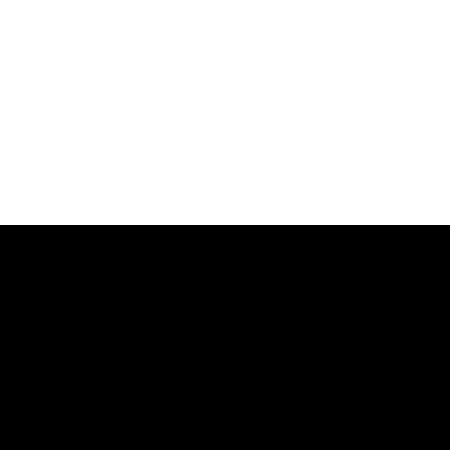
#> input picture images/horizontal.tif, 450 x 450 px, found by its file name
$ python logical_operarions.py
#> lines starting #> are read from the running program, lines starting #| are printed output that depends on the picture; after the words box and inside, x2 and y2 are one past the last pixel; in counts of white or black regions, pixels touching at a corner belong together
import cv2
import math, matplotlib.pyplot as plt


path1 = 'images\\horizontal.tif'
path2 = 'images\\vertical.tif'

img1 = cv2.imread(path1, 0)
#> img1: shape (450, 450); values 0 (black) and 229 (white), 50% white; 1 white region, box (x1, y1, x2, y2) and area: (0, 0, 450, 225) 101250
img2 = cv2.imread(path2, 0)
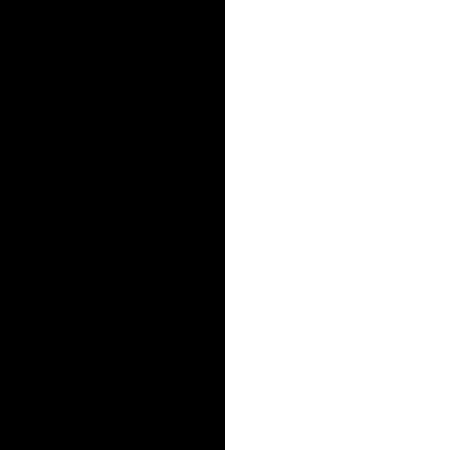
#> input picture images/vertical.tif, 450 x 450 px, found by its file name
#> img2: shape (450, 450); values 0 (black) and 229 (white), 50% white; 1 white region, box (x1, y1, x2, y2) and area: (225, 0, 450, 450) 101250
img1 = cv2.resize(img1, (img2.shape[0], img2.shape[1]))

anded = cv2.bitwise_and(img1, img2)
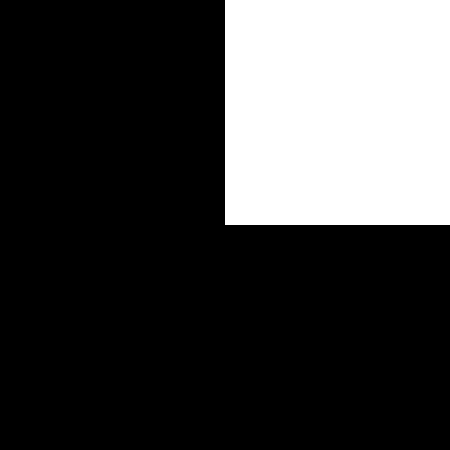
#> anded: shape (450, 450); values 0 (black) and 229 (white), 25% white; 1 white region, box (x1, y1, x2, y2) and area: (225, 0, 450, 225) 50625
ored = cv2.bitwise_or(img1, img2)
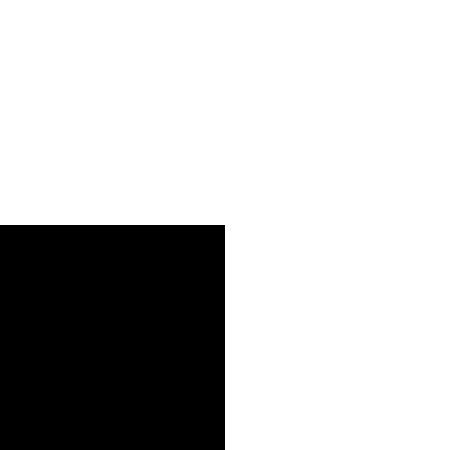
#> ored: shape (450, 450); values 0 (black) and 229 (white), 75% white; 1 black region, box (x1, y1, x2, y2) and area: (0, 225, 225, 450) 50625
noted = cv2.bitwise_not(img2)
#> noted: shape (450, 450); values 26 (black) and 255 (white), 50% white; 1 white region, box (x1, y1, x2, y2) and area: (0, 0, 225, 450) 101250
ex_ored = cv2.bitwise_xor(img1, img2)
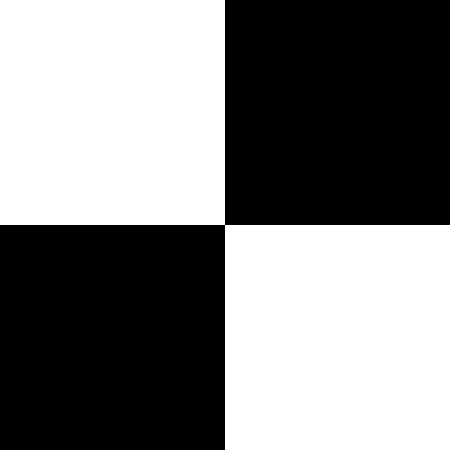
#> ex_ored: shape (450, 450); values 0 (black) and 229 (white), 50% white; 1 white region, box (x1, y1, x2, y2) and area: (0, 0, 450, 450) 101250

plt.subplot(221)
plt.imshow(anded, cmap='gray')
plt.title('AND')
plt.xticks([])
plt.yticks([])

plt.subplot(222)
plt.imshow(ored, cmap='gray')
plt.title('OR')
plt.xticks([])
plt.yticks([])

plt.subplot(223)
plt.imshow(noted, cmap='gray')
plt.title('NOT')
plt.xticks([])
plt.yticks([])

plt.subplot(224)
plt.imshow(ex_ored, cmap='gray')
plt.title('EX-OR')
plt.xticks([])
plt.yticks([])
plt.suptitle('logical operation')

plt.show()
